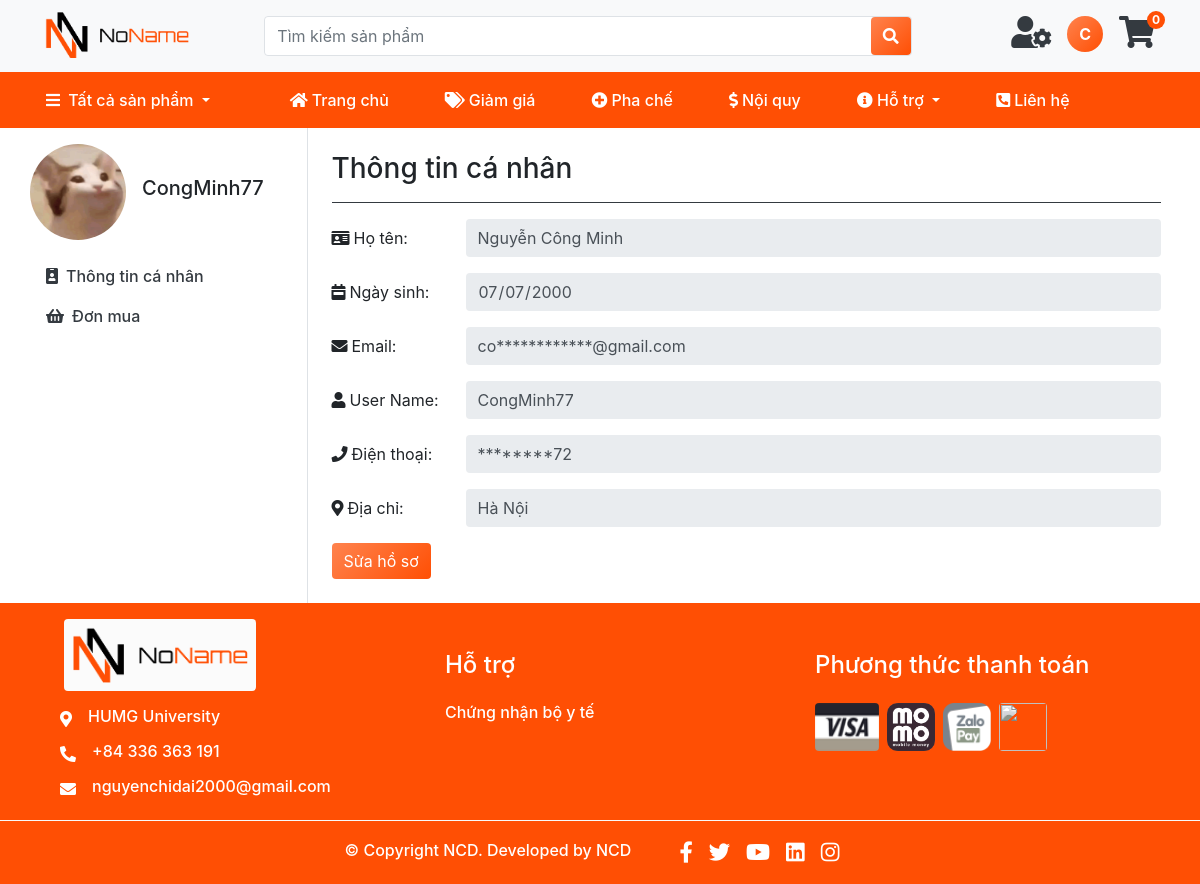
The app's page /home&action=profile (signed in) with its own data.
### tables this page shows
CREATE TABLE `account` (
  `id_account` int(11) NOT NULL,
  `hoTen` varchar(25) NOT NULL,
  `dob` date NOT NULL,
  `gender` bit(1) DEFAULT NULL,
  `userName` varchar(100) NOT NULL,
  `passWord` varchar(100) NOT NULL,
  `email` varchar(100) NOT NULL,
  `soDienThoai` varchar(12) NOT NULL,
  `diaChi` varchar(255) NOT NULL,
  `created_time` datetime NOT NULL,
  `update_time` datetime NOT NULL
);

### controllers/BaseController.php (called while the page is built, shortened)
<?php
class BaseController{
	protected function loadView($viewpath, array $data = []){
		return require (self::VIEW_FOLDER_NAME .'/'. str_replace('.', '/', $viewpath) . '.php');
	}
}

### index.php (called while the page is built, shortened)
<?php
require_once ("./core/Database.php");
require_once ("./models/BaseModel.php");
require_once ("./controllers/BaseController.php");
$actionName = $_REQUEST['action'] ?? 'index';
$controllerObject = new $controllerName;
$controllerObject -> $actionName();

### core/Database.php (called while the page is built, shortened)
<?php
class Database
{
	public function connect(){
		$connect = mysqli_connect(self::HOST, self::USER, self::PASSWORD, self::DATABASE);
		mysqli_set_charset($connect, "utf8");
		if(mysqli_connect_errno() === 0){
			return $connect;
		}
		return false;
	}
}

### models/BaseModel.php (called while the page is built, shortened)
<?php
class BaseModel extends Database
{
	protected $connect;
	public function __construct(){
		$this->connect = $this->connect();
	}
	public function selectById($table, $id){
		$sql = "SELECT * FROM ${table} WHERE id_${table} = ${id}";
		$query = $this->_query($sql);
		$data = null;
		if($query != null){
			$data = mysqli_fetch_array($query, 1);
		}
		return $data;
	}
	public function _query($sql){
		return mysqli_query($this->connect, $sql);
	}
}

### models/AccountModel.php (called while the page is built, shortened)
<?php
class AccountModel extends BaseModel
{
	public function selectAccountById($id){
		return $this->selectById(self::TABLE, $id);
	}
}

### views/front/home/profile.php (the view, shortened to what this page needs)
<main>
	<section class="container-fluid d-flex">
		<div class="col-3 border-right">
			<div class="mt-3 d-flex">
				<img src="./assets/image/cat.gif" class="rounded-circle" style="width:6rem;height:6rem;" alt="your-avatar">
				<div class="d-flex align-items-center pl-3">
					<h5><?=$account['userName']?></h5>
				</div>
			</div>
			<div class="mt-3">
				<ul class="nav flex-column">
					<li class="nav-item">
						<a class="nav-link text-dark profile active" href=""><i class="fas fa-id-badge mr-2"></i>Thông tin cá nhân</a>
					</li>
					<li class="nav-item">
						<a class="nav-link text-dark profile" href="order&action=purchare"><i class="fas fa-shopping-basket mr-2"></i>Đơn mua</a>
					</li>
				</ul>
			</div>
		</div>
		<div class="col-9 p-4">
			<h3 class="mb-3">Thông tin cá nhân</h3>
			<div class="text-white w-100 bg-dark mb-3" style="height: 1px;"></div>
			<div class="form-group">
				<div class="col p-0 d-flex">
					<label for="name" class="d-flex align-items-center pr-1 m-0" style="width:10rem;">
						<i class="fas fa-id-card pr-1"></i>Họ tên:
					</label>
					<input type="text" class="form-control border-0" readonly placeholder="Enter your name" value="<?=$account['hoTen']?>" name="fullname">
				</div>
			</div>
			<div class="form-group d-flex">
				<label for="birthday" class="d-flex align-items-center pr-1 m-0" style="width:10rem;">
					<i class="fas fa-calendar-week pr-1"></i>Ngày sinh:
				</label>
				<input required="birthday" type="date" class="form-control border-0" placeholder="Enter your name" readonly value="<?=$account['dob']?>" name="dob">
			</div>
			<div class="form-group d-flex">
				<label for="email" class="d-flex align-items-center pr-1 m-0" style="width:10rem;">
					<i class="fas fa-envelope pr-1"></i>Email:
				</label>
				<?php
					$email = $account['email'];
					$hideEmail = '';
					for($i=0; $i<strlen($email); $i++){
						if($email[$i]!= '@' && $i>1 && $i<strpos($email, '@')){
							$hideEmail = $hideEmail.'*';
						}
						else{
							$hideEmail = $hideEmail.$email[$i];
						}
					}
					echo '<input type="email" class="form-control border-0" readonly value="'.$hideEmail.'" placeholder="Enter email" name="email">';
				?>
			</div>
			<div class="form-group d-flex">
				<label for="username" class="d-flex align-items-center pr-1 m-0" style="width:10rem;">
					<i class="fas fa-user pr-1"></i>User Name:
				</label>
				<input type="text" class="form-control border-0" readonly value="<?=$account['userName']?>" placeholder="Enter username" name="username">
			</div>
			<div class="form-group d-flex">
				<label for="email" class="d-flex align-items-center pr-1 m-0" style="width:10rem;">
					<i class="fas fa-phone pr-1"></i>Điện thoại:
				</label>
				<?php
					$phone = $account['soDienThoai'];
					$dem = strlen($phone);
					$hide = str_repeat("*", $dem-2).$phone[$dem-2].$phone[$dem-1];
					echo '<input type="text" class="form-control border-0" readonly value="'.$hide.'" placeholder="Enter your phone" name="phone">';
				?>
			</div>
			<div class="form-group d-flex">
				<label for="address" class="d-flex align-items-center pr-1 m-0" style="width:10rem;">
					<i class="fas fa-map-marker-alt pr-1"></i>Địa chỉ:
				</label>
				<input type="text" class="form-control border-0" readonly value="<?=$account['diaChi']?>" placeholder="Enter your address" name="address">
			</div>
			<button type="button" class="btn btn-primary" data-toggle="modal" data-target="#exampleModal">
				Sửa hồ sơ
			</button>
		</div>
	</section>
</main>

### assets/css/styleIndex.css (style rules this page uses)
a,i { text-decoration: none; transition: all 0.3s; }
html { scroll-behavior: smooth; }
.nav-link { font-weight: 500; }
input { outline: none; }
.btn { color: #fff; background: linear-gradient(135deg, #ff834e, #ff4f04); border: lightblue; overflow: hidden; position: relative; transition: all 0.3s cubic-bezier(0.02, 0.01, 0.47, 1); }
.btn:before,.btn:after { content: ''; background: #fff; width: 100px; height: 100px; border-radius: 50%; opacity: 0; transform: translate(100%, -25%) translate3d(0, 0, 0); position: absolute; right: 0; bottom: 0; z-index: -1; transition: all 0.15s cubic-bezier(0.02, 0.01, 0.47, 1); }

### records on screen
account: userName "CongMinh77", fullname "Nguyễn Công Minh", dob "07/07/2000", username "CongMinh77", phone "********72", address "Hà Nội"

### other values on screen
$sessionUser[0] "C"
$count "0"
